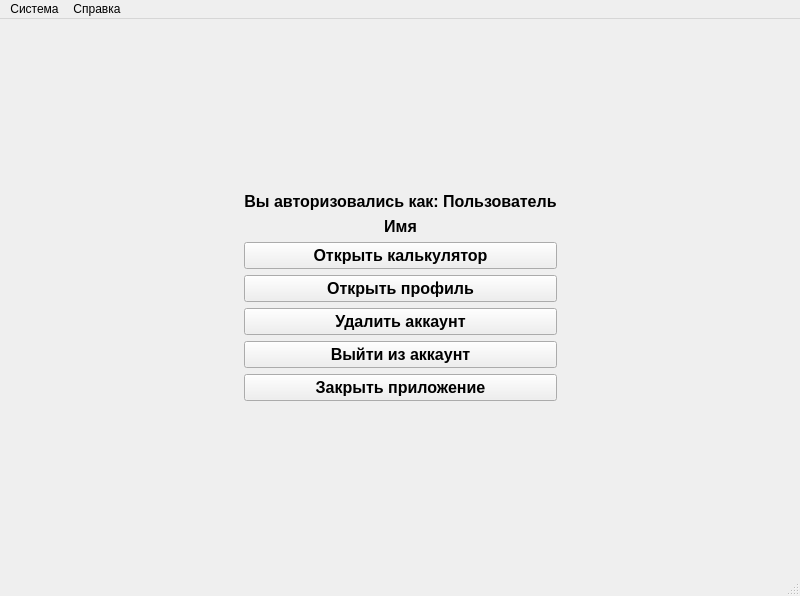
<?xml version="1.0" encoding="UTF-8"?>
<ui version="4.0">
 <class>MainWindow</class>
 <widget class="QMainWindow" name="MainWindow">
  <property name="geometry">
   <rect>
    <x>0</x>
    <y>0</y>
    <width>800</width>
    <height>596</height>
   </rect>
  </property>
  <property name="windowTitle">
   <string>Главное меню</string>
  </property>
  <widget class="QWidget" name="centralwidget">
   <layout class="QGridLayout" name="gridLayout_2">
    <item row="0" column="0">
     <spacer name="horizontalSpacer">
      <property name="orientation">
       <enum>Qt::Horizontal</enum>
      </property>
      <property name="sizeHint" stdset="0">
       <size>
        <width>40</width>
        <height>20</height>
       </size>
      </property>
     </spacer>
    </item>
    <item row="0" column="1">
     <layout class="QGridLayout" name="gridLayout">
      <item row="1" column="0">
       <widget class="QLabel" name="positionLabel">
        <property name="font">
         <font>
          <pointsize>12</pointsize>
          <weight>75</weight>
          <bold>true</bold>
         </font>
        </property>
        <property name="text">
         <string>Вы авторизовались как: Пользователь</string>
        </property>
        <property name="alignment">
         <set>Qt::AlignCenter</set>
        </property>
       </widget>
      </item>
      <item row="2" column="0">
       <widget class="QLabel" name="nicknameLabel">
        <property name="font">
         <font>
          <pointsize>12</pointsize>
          <weight>75</weight>
          <bold>true</bold>
         </font>
        </property>
        <property name="text">
         <string>Имя</string>
        </property>
        <property name="alignment">
         <set>Qt::AlignCenter</set>
        </property>
       </widget>
      </item>
      <item row="0" column="0">
       <spacer name="verticalSpacer_2">
        <property name="orientation">
         <enum>Qt::Vertical</enum>
        </property>
        <property name="sizeHint" stdset="0">
         <size>
          <width>20</width>
          <height>40</height>
         </size>
        </property>
       </spacer>
      </item>
      <item row="6" column="0">
       <widget class="QPushButton" name="exitAccountPushButton">
        <property name="font">
         <font>
          <pointsize>12</pointsize>
          <weight>75</weight>
          <bold>true</bold>
         </font>
        </property>
        <property name="text">
         <string>Выйти из аккаунт</string>
        </property>
       </widget>
      </item>
      <item row="7" column="0">
       <widget class="QPushButton" name="exitPushButton">
        <property name="font">
         <font>
          <pointsize>12</pointsize>
          <weight>75</weight>
          <bold>true</bold>
         </font>
        </property>
        <property name="text">
         <string>Закрыть приложение</string>
        </property>
       </widget>
      </item>
      <item row="4" column="0">
       <widget class="QPushButton" name="profilePushButton">
        <property name="font">
         <font>
          <pointsize>12</pointsize>
          <weight>75</weight>
          <bold>true</bold>
         </font>
        </property>
        <property name="text">
         <string>Открыть профиль</string>
        </property>
       </widget>
      </item>
      <item row="5" column="0">
       <widget class="QPushButton" name="deleteAccountPushButton">
        <property name="font">
         <font>
          <pointsize>12</pointsize>
          <weight>75</weight>
          <bold>true</bold>
         </font>
        </property>
        <property name="text">
         <string>Удалить аккаунт</string>
        </property>
       </widget>
      </item>
      <item row="8" column="0">
       <spacer name="verticalSpacer">
        <property name="orientation">
         <enum>Qt::Vertical</enum>
        </property>
        <property name="sizeHint" stdset="0">
         <size>
          <width>20</width>
          <height>40</height>
         </size>
        </property>
       </spacer>
      </item>
      <item row="3" column="0">
       <widget class="QPushButton" name="openCalcButton">
        <property name="font">
         <font>
          <pointsize>12</pointsize>
          <weight>75</weight>
          <italic>false</italic>
          <bold>true</bold>
          <underline>false</underline>
          <strikeout>false</strikeout>
          <kerning>true</kerning>
         </font>
        </property>
        <property name="text">
         <string>Открыть калькулятор</string>
        </property>
       </widget>
      </item>
     </layout>
    </item>
    <item row="0" column="2">
     <spacer name="horizontalSpacer_2">
      <property name="orientation">
       <enum>Qt::Horizontal</enum>
      </property>
      <property name="sizeHint" stdset="0">
       <size>
        <width>40</width>
        <height>20</height>
       </size>
      </property>
     </spacer>
    </item>
   </layout>
  </widget>
  <widget class="QMenuBar" name="menubar">
   <property name="geometry">
    <rect>
     <x>0</x>
     <y>0</y>
     <width>800</width>
     <height>26</height>
    </rect>
   </property>
   <widget class="QMenu" name="menu">
    <property name="title">
     <string>Система</string>
    </property>
    <addaction name="deleteAccountAction"/>
    <addaction name="exitAccountAction"/>
    <addaction name="exitAction"/>
   </widget>
   <widget class="QMenu" name="menu_2">
    <property name="title">
     <string>Справка</string>
    </property>
    <addaction name="aboutAppAction"/>
   </widget>
   <addaction name="menu"/>
   <addaction name="menu_2"/>
  </widget>
  <widget class="QStatusBar" name="statusbar"/>
  <action name="deleteAccountAction">
   <property name="text">
    <string>Удалить аккаунт</string>
   </property>
  </action>
  <action name="exitAccountAction">
   <property name="text">
    <string>Выйти из аккаунта</string>
   </property>
  </action>
  <action name="exitAction">
   <property name="text">
    <string>Закрыть приложение</string>
   </property>
  </action>
  <action name="aboutAppAction">
   <property name="text">
    <string>О программе</string>
   </property>
  </action>
  <action name="openCalcAction">
   <property name="text">
    <string>Запустить калькулятор</string>
   </property>
  </action>
 </widget>
 <tabstops>
  <tabstop>profilePushButton</tabstop>
  <tabstop>deleteAccountPushButton</tabstop>
  <tabstop>exitAccountPushButton</tabstop>
  <tabstop>exitPushButton</tabstop>
 </tabstops>
 <resources/>
 <connections/>
</ui>
